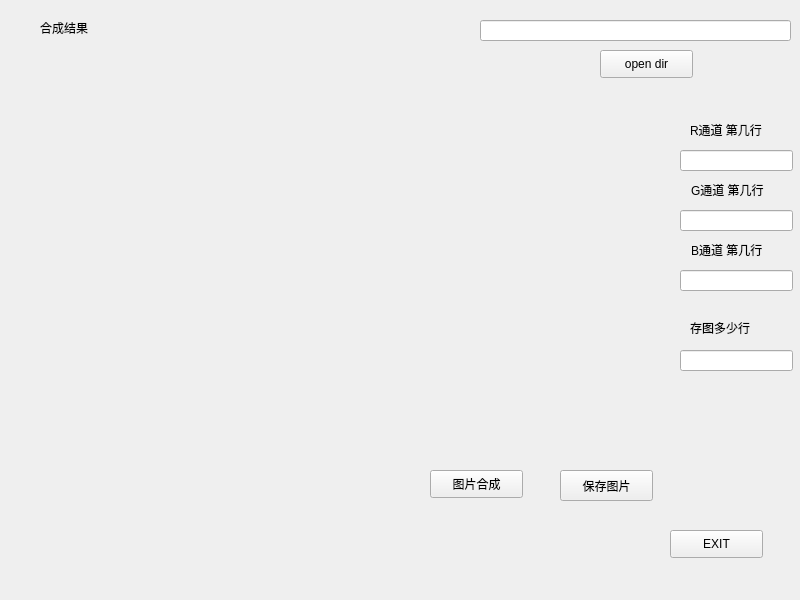
<?xml version="1.0" encoding="UTF-8"?>
<ui version="4.0">
 <class>Widget</class>
 <widget class="QWidget" name="Widget">
  <property name="geometry">
   <rect>
    <x>0</x>
    <y>0</y>
    <width>800</width>
    <height>600</height>
   </rect>
  </property>
  <property name="windowTitle">
   <string>Widget</string>
  </property>
  <widget class="QLabel" name="label">
   <property name="geometry">
    <rect>
     <x>40</x>
     <y>20</y>
     <width>72</width>
     <height>15</height>
    </rect>
   </property>
   <property name="text">
    <string>合成结果</string>
   </property>
  </widget>
  <widget class="QLineEdit" name="lineEdit_dir">
   <property name="geometry">
    <rect>
     <x>480</x>
     <y>20</y>
     <width>311</width>
     <height>21</height>
    </rect>
   </property>
  </widget>
  <widget class="QPushButton" name="pushButton_opendir">
   <property name="geometry">
    <rect>
     <x>600</x>
     <y>50</y>
     <width>93</width>
     <height>28</height>
    </rect>
   </property>
   <property name="text">
    <string>open dir</string>
   </property>
  </widget>
  <widget class="QPushButton" name="pushButton_composite">
   <property name="geometry">
    <rect>
     <x>430</x>
     <y>470</y>
     <width>93</width>
     <height>28</height>
    </rect>
   </property>
   <property name="text">
    <string>图片合成</string>
   </property>
  </widget>
  <widget class="QPushButton" name="pushButton_savepit">
   <property name="geometry">
    <rect>
     <x>560</x>
     <y>470</y>
     <width>93</width>
     <height>31</height>
    </rect>
   </property>
   <property name="text">
    <string>保存图片</string>
   </property>
  </widget>
  <widget class="QLineEdit" name="lineEdit_R">
   <property name="geometry">
    <rect>
     <x>680</x>
     <y>150</y>
     <width>113</width>
     <height>21</height>
    </rect>
   </property>
  </widget>
  <widget class="QLineEdit" name="lineEdit_G">
   <property name="geometry">
    <rect>
     <x>680</x>
     <y>210</y>
     <width>113</width>
     <height>21</height>
    </rect>
   </property>
  </widget>
  <widget class="QLineEdit" name="lineEdit_B">
   <property name="geometry">
    <rect>
     <x>680</x>
     <y>270</y>
     <width>113</width>
     <height>21</height>
    </rect>
   </property>
  </widget>
  <widget class="QLabel" name="label_3">
   <property name="geometry">
    <rect>
     <x>690</x>
     <y>120</y>
     <width>91</width>
     <height>20</height>
    </rect>
   </property>
   <property name="text">
    <string>R通道 第几行</string>
   </property>
  </widget>
  <widget class="QLabel" name="label_4">
   <property name="geometry">
    <rect>
     <x>691</x>
     <y>180</y>
     <width>101</width>
     <height>20</height>
    </rect>
   </property>
   <property name="text">
    <string>G通道 第几行</string>
   </property>
  </widget>
  <widget class="QLabel" name="label_5">
   <property name="geometry">
    <rect>
     <x>691</x>
     <y>240</y>
     <width>91</width>
     <height>20</height>
    </rect>
   </property>
   <property name="text">
    <string>B通道 第几行</string>
   </property>
  </widget>
  <widget class="QPushButton" name="pushButton_exit">
   <property name="geometry">
    <rect>
     <x>670</x>
     <y>530</y>
     <width>93</width>
     <height>28</height>
    </rect>
   </property>
   <property name="text">
    <string>EXIT</string>
   </property>
  </widget>
  <widget class="QLineEdit" name="lineEdit_rows">
   <property name="geometry">
    <rect>
     <x>680</x>
     <y>350</y>
     <width>113</width>
     <height>21</height>
    </rect>
   </property>
  </widget>
  <widget class="QLabel" name="label_2">
   <property name="geometry">
    <rect>
     <x>690</x>
     <y>320</y>
     <width>72</width>
     <height>15</height>
    </rect>
   </property>
   <property name="text">
    <string>存图多少行</string>
   </property>
  </widget>
  <widget class="QWidget" name="verticalLayoutWidget">
   <property name="geometry">
    <rect>
     <x>30</x>
     <y>80</y>
     <width>521</width>
     <height>361</height>
    </rect>
   </property>
   <layout class="QVBoxLayout" name="verticalLayout_2"/>
  </widget>
 </widget>
 <resources/>
 <connections/>
</ui>
